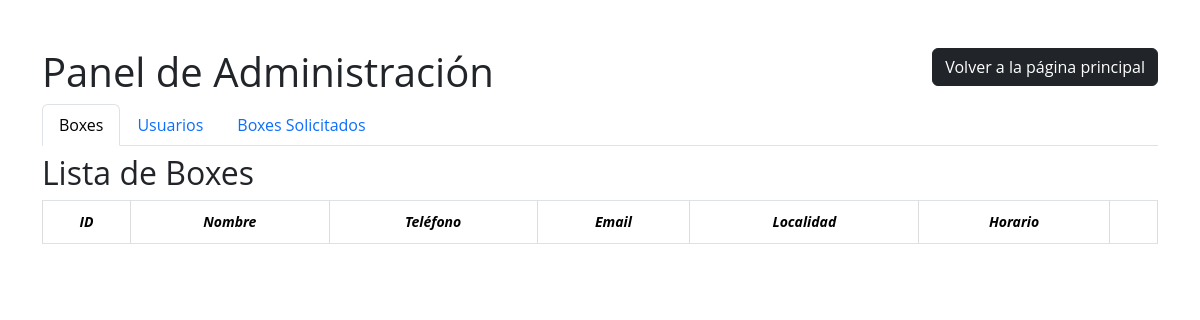
Before: /adminInmortal/panelAdministracion.php with the older database file.
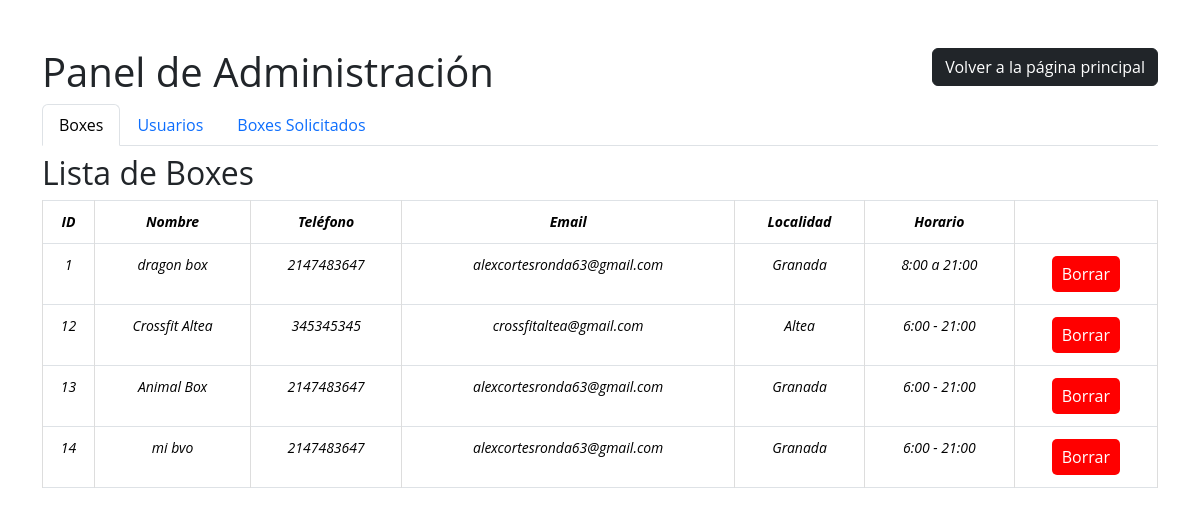
After: the same page with the newer database file.
### tables this page shows
CREATE TABLE `boxes` (
  `ID_Boxes` int(11) NOT NULL,
  `Nombre` varchar(50) NOT NULL,
  `Direccion` varchar(50) NOT NULL,
  `Telefono` int(20) NOT NULL,
  `Email` varchar(255) NOT NULL,
  `Horario` varchar(255) NOT NULL,
  `Localidad` varchar(50) NOT NULL,
  `Descripcion` varchar(255) NOT NULL,
  `Foto` varchar(50) DEFAULT NULL,
  `Is_Solicitud` tinyint(1) NOT NULL
);

### adminInmortal/panelAdministracion.php (shortened to what this page needs)
<!DOCTYPE html>
<html lang="es">
<head>
    <link href="https://cdn.jsdelivr.net/npm/bootstrap@5.3.2/dist/css/bootstrap.min.css" rel="stylesheet"
>
    <link rel="stylesheet" href="../css/style.css">
</head>
<body>
<div class="container mt-5">
    <div class="d-flex justify-content-between">
        <h1>Panel de Administración</h1>
        <a class="btn btn-dark h-50" href="../index.php">Volver a la página principal</a>
    </div>
    <ul class="nav nav-tabs">
        <li class="nav-item">
            <a class="nav-link active" id="usuarios-tab" data-toggle="tab" href="#mostrarBoxes">Boxes</a>
        </li>
        <li class="nav-item">
            <a class="nav-link" id="usuarios-tab" data-toggle="tab" href="#mostrarUsuarios">Usuarios</a>
        </li>
        <li class="nav-item">
            <a class="nav-link" id="solicitados-tab" data-toggle="tab" href="#boxesSolicitados">Boxes Solicitados</a>
        </li>
    </ul>
    <div class="tab-content mt-2">
        <div class="tab-pane fade show active" id="mostrarBoxes">
            <?php include('../CRUD/mostrarBoxes.php'); ?>
        </div>
    </div>
</div>
</body>
</html>

### CRUD/mostrarBoxes.php (shortened to what this page needs)
<?php
$boxes = obtenerBoxes();
echo '<h2>Lista de Boxes</h2>';
echo '<table class="table table-bordered">';
echo '<thead class="thead-dark">';
echo '<tr>';
echo '<th>ID</th>';
echo '<th>Nombre</th>';
echo '<th>Teléfono</th>';
echo '<th>Email</th>';
echo '<th>Localidad</th>';
echo '<th>Horario</th>';
echo '<th></th>';
echo '</tr>';
echo '</thead>';
echo '<tbody>';
foreach ($boxes as $box) {
    echo '<tr>';
    echo '<td>' . $box['ID_Boxes'] . '</td>';
    echo '<td>' . $box['Nombre'] . '</td>';
    echo '<td>' . $box['Telefono'] . '</td>';
    echo '<td>' . $box['Email'] . '</td>';
    echo '<td>' . $box['Localidad'] . '</td>';
    echo '<td>' . $box['Horario'] . '</td>';
    echo '<td><button class="borrarBox " data-id="' . $box['ID_Boxes'] . '">Borrar</button></td>';
    echo '</tr>';
}
echo '</tbody>';
echo '</table>';
function obtenerBoxes(){
    include 'conexion.php';
    $sql = "SELECT * FROM boxes WHERE Is_Solicitud = 0";
    $resultado = $conexion->query($sql);
    $boxes = array();
    while ($fila = $resultado->fetch_assoc()) {
        $boxes[] = $fila;
    }
    return $boxes;
}
?>

### css/style.css (style rules this page uses)
* { font-family: 'Open Sans', sans-serif; }
body { background-color: #ffffff; }
.container { justify-content: center; align-content: center; }
td, th { border: 1px solid #dddddd; text-align: center; padding: 8px; }
.team .member .member-info p,table { font-style: italic; font-size: 14px; line-height: 26px; color: #888888; text-align: center; }
.borrarBox, .borrarUsuario { background-color: #ff0000 !important; color: white; border: none; border-radius: 5px; padding: 5px 10px; text-align: center; text-decoration: none; display: inline-block; font-size: 16px; margin: 4px 2px; cursor: pointer; }

Changed rows visible on the page:
now on this page (row edited): boxes: ID_Boxes "1", Nombre "dragon box", Telefono "2147483647", Email "alexcortesronda63@gmail.com", Localidad "Granada", Horario "8:00 a 21:00"
added boxes: ID_Boxes "12", Nombre "Crossfit Altea", Telefono "345345345", Email "crossfitaltea@gmail.com", Localidad "Altea", Horario "6:00 - 21:00"
added boxes: ID_Boxes "13", Nombre "Animal Box", Telefono "2147483647", Email "alexcortesronda63@gmail.com", Localidad "Granada", Horario "6:00 - 21:00"
added boxes: ID_Boxes "14", Nombre "mi bvo", Telefono "2147483647", Email "alexcortesronda63@gmail.com", Localidad "Granada", Horario "6:00 - 21:00"
